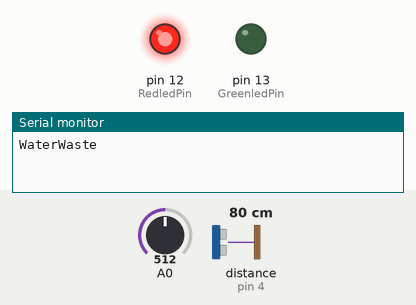
Simulated run of this sketch. Board: Arduino Uno, built with avr-gcc and run on an emulated ATmega328P. Shown: output pins drawn as LEDs (lit = HIGH), the last lines printed to the serial monitor. Wiring (inferred from the names in the program): ultrasonic range finder: trigger pin 2; echo pin 4. The inputs (shaded band) are chosen by the test bench; at power-on: distance to the obstacle (sensor on pin 4) 80 cm, A0 = 512. The echo pulse lasts 58.3 µs per cm; pins used as bus, display or sensor lines are not drawn.

Above: at 1.2 s.
1.3 s: distance to the obstacle (sensor on pin 4) set to 2 cm
At 2.2 s:
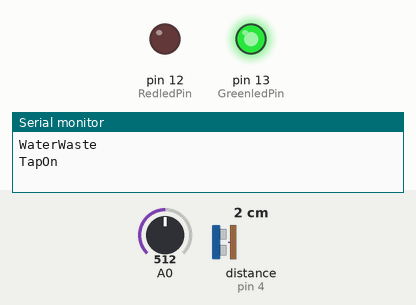
2.8 s: A0 set to 666
4.3 s: A0 set to 686
At 5.4 s:
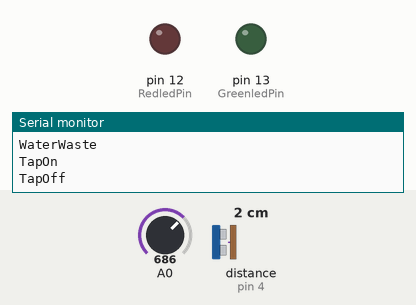
6.0 s: A0 set to 670
At 6.9 s:
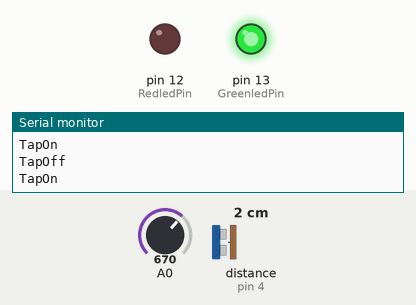
7.8 s: A0 set to 690
At 9.5 s:
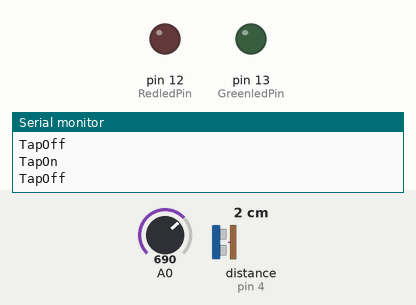
Timing chart, 0 to 10.6 s (numbered marks = the images above; inputs shaded):
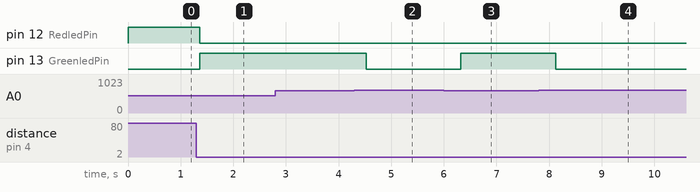

Measured:
- the behaviour switches between 679 and 680 on A0 (found by bisection; images 1 and 2)
- after the input at 1.3 s, pin 12 (RedledPin): HIGH → LOW after 0.07 s; pin 13 (GreenledPin): LOW → HIGH after 0.07 s
- after the input at 2.8 s, every drawn part: stays the same
- after the input at 4.3 s, pin 13 (GreenledPin): HIGH → LOW after 0.22 s
- after the input at 6.0 s, pin 13 (GreenledPin): LOW → HIGH after 0.33 s
- after the input at 7.8 s, pin 13 (GreenledPin): HIGH → LOW after 0.33 s

The sketch:

SaveWater.ino
```cpp
int inputRead;
const int trigPin = 2;
const int echoPin = 4;
const int GreenledPin = 13;
const int RedledPin = 12;
int prevState = 0;

// State 0 depicts TAP OFF
// State 1 depicts TAP ON
// State 2 depicts WATER WASTAGE

void setup() {
  // put your setup code here, to run once:
  Serial.begin(9600);
  pinMode(trigPin, OUTPUT);
  pinMode(GreenledPin,OUTPUT);
  pinMode(RedledPin,OUTPUT);
  pinMode(echoPin, INPUT);
}

void loop() {
  // put your main code here, to run repeatedly:
  inputRead = analogRead(A0);
  // Serial.println(inputRead);
   // establish variables for duration of the ping,
  // and the distance result in inches and centimeters:
  long duration, inches, cm;

  // The sensor is triggered by a HIGH pulse of 10 or more microseconds.
  // Give a short LOW pulse beforehand to ensure a clean HIGH pulse:

  digitalWrite(trigPin, LOW);
  delayMicroseconds(2);
  digitalWrite(trigPin, HIGH);
  delayMicroseconds(10);
  digitalWrite(trigPin, LOW);

  // Read the signal from the sensor: a HIGH pulse whose
  // duration is the time (in microseconds) from the sending
  // of the ping to the reception of its echo off of an object.

  duration = pulseIn(echoPin, HIGH);

  // convert the time into a distance
  inches = microsecondsToInches(duration);
  cm = microsecondsToCentimeters(duration);
//  Serial.prin/tln(cm);
  /*
    Serial.print(inches);
    Serial.print("in, ");
    Serial.print(cm);
    Serial.print("cm");
    Serial.println();
  */
//  Serial.println(inputRead);  // This is to print the raindrop module input
  if(cm < 55 && inputRead < 680 ){
    digitalWrite(GreenledPin,HIGH);
    digitalWrite(RedledPin,LOW);
    if (prevState != 1) {
      Serial.println("TapOn");
      prevState = 1;
    }

  }
  else if(cm  > 55 && inputRead < 680 ){
    digitalWrite(RedledPin,HIGH);
    digitalWrite(GreenledPin,LOW);
    if (prevState != 2) {
      Serial.println("WaterWaste");
      prevState = 2;
    }
  }
  else{
    digitalWrite(RedledPin,LOW);
    digitalWrite(GreenledPin,LOW);
    if (prevState != 0) {
      Serial.println("TapOff");
      prevState = 0;
    }
  }
  delay(450);
}
long microsecondsToInches(long microseconds)
{
  // According to Parallax's datasheet for the PING))), there are
  // 73.746 microseconds per inch (i.e. sound travels at 1130 feet per
  // second).  This gives the distance travelled by the ping, outbound
  // and return, so we divide by 2 to get the distance of the obstacle.
  // See: http://www.parallax.com/dl/docs/prod/acc/28015-PING-v1.3.pdf
  return microseconds / 74 / 2;
}

long microsecondsToCentimeters(long microseconds)
{
  // The speed of sound is 340 m/s or 29 microseconds per centimeter.
  // The ping travels out and back, so to find the distance of the
  // object we take half of the distance travelled.
  return microseconds / 29 / 2;
}
```
